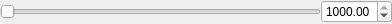
<?xml version="1.0" encoding="UTF-8"?>
<ui version="4.0">
 <class>PropertySliderFeel</class>
 <widget class="QWidget" name="PropertySliderFeel">
  <property name="geometry">
   <rect>
    <x>0</x>
    <y>0</y>
    <width>392</width>
    <height>24</height>
   </rect>
  </property>
  <property name="windowTitle">
   <string>Form</string>
  </property>
  <layout class="QHBoxLayout" name="horizontalLayout">
   <property name="spacing">
    <number>0</number>
   </property>
   <property name="margin">
    <number>0</number>
   </property>
   <item>
    <widget class="QSlider" name="m_Slider">
     <property name="singleStep">
      <number>1</number>
     </property>
     <property name="orientation">
      <enum>Qt::Horizontal</enum>
     </property>
    </widget>
   </item>
   <item>
    <widget class="QDoubleSpinBox" name="m_SpinBox">
     <property name="frame">
      <bool>true</bool>
     </property>
     <property name="buttonSymbols">
      <enum>QAbstractSpinBox::UpDownArrows</enum>
     </property>
     <property name="decimals">
      <number>2</number>
     </property>
     <property name="maximum">
      <double>1000.000000000000000</double>
     </property>
     <property name="value">
      <double>1000.000000000000000</double>
     </property>
    </widget>
   </item>
  </layout>
 </widget>
 <resources/>
 <connections/>
</ui>
